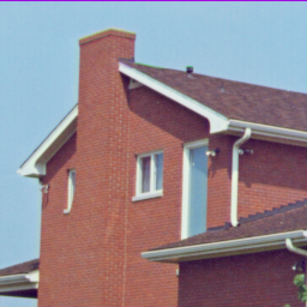
#> input picture software_profiling/datasets/images/120_brickhouse.tiff, 307 x 307 px; its folder holds 4 pictures in this run
$ python resize_images.py
#> lines starting #> are read from the running program, lines starting #| are printed output that depends on the picture
import subprocess
import os
import re
import csv
import sys
from PIL import Image
import numpy as np

#convert -resize 120% zelda.ppm test.png


def check_size(image):
#> called with image = '120_brickhouse.tiff'
    img= Image.open("images/"+image).convert("L")
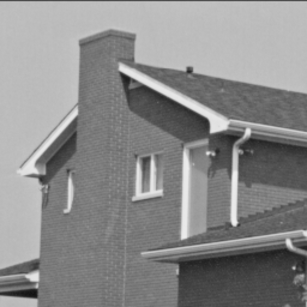
#> img: PIL image 307x307 L; min 17, max 239, mean 138.1
    size = img.size #img.size returns a tuple
#> size = (307, 307)
    if size[0]<700 and size[1]<700: #this is the category of "small" images, they all get scaled uo
        subprocess.run(["convert", "-resize" , "120%", "images/"+image, "images/120_"+image])
        subprocess.run(["convert", "-resize" , "140%", "images/"+image, "images/140_"+image])
        subprocess.run(["convert", "-resize" , "160%", "images/"+image, "images/160_"+image])
    elif (size[0]>=700 and size[0]<1000) or (size[1]>=700 and size[1]<1000) : #catergory of "middle-sized" images
        subprocess.run(["convert", "-resize" , "80%", "images/"+image, "images/80_"+image])
        subprocess.run(["convert", "-resize" , "120%", "images/"+image, "images/120_"+image])
        subprocess.run(["convert", "-resize" , "140%", "images/"+image, "images/140_"+image])
    else: #the rest are large images
        subprocess.run(["convert", "-resize" , "80%", "images/"+image, "images/80_"+image])
        subprocess.run(["convert", "-resize" , "60%", "images/"+image, "images/60_"+image])
        subprocess.run(["convert", "-resize" , "40%", "images/"+image, "images/40_"+image])


def main():
    images = os.listdir("images")
    for im in images:
            check_size(im)
#> pass 2 of the loop in main, `for im in images:`:
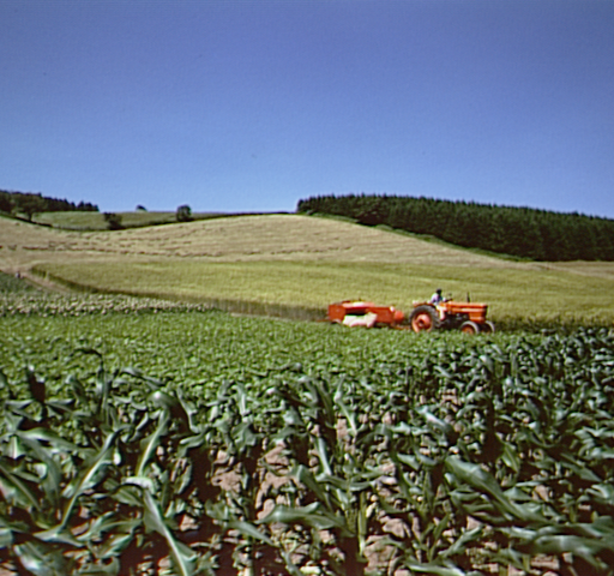
#> input picture software_profiling/datasets/images/120_cornfield.bmp, 614 x 576 px
#> in check_size (call 2), `img= Image.open("images/"+image).convert("L")`:
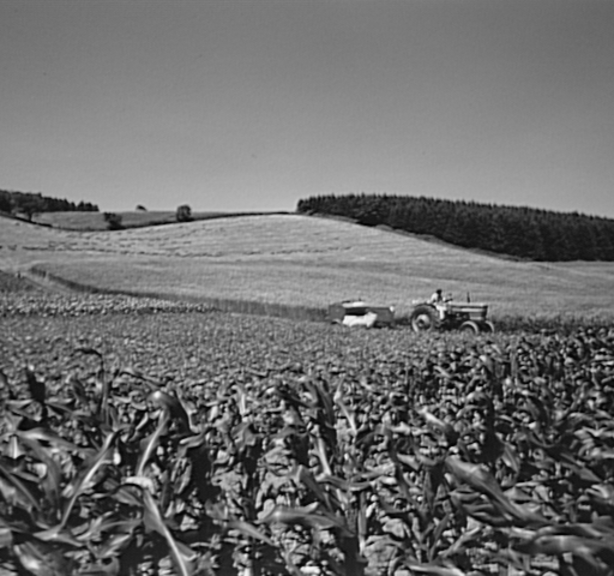
#> img: PIL image 614x576 L; min 0, max 247, mean 110


if __name__=="__main__":
    main()
